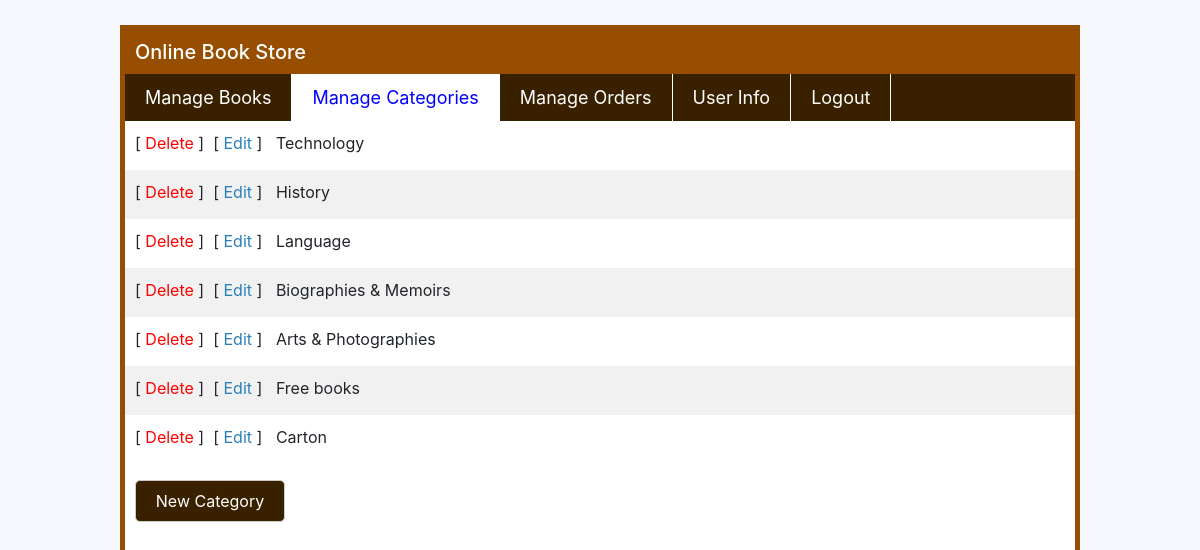
The app's page /admin/category_list.php with its own data.
### tables this page shows
CREATE TABLE `categories` (
  `category_id` int(11) NOT NULL,
  `name` varchar(30) NOT NULL,
  `remark` varchar(50) NOT NULL,
  `created_date` date NOT NULL,
  `modified_date` date NOT NULL
);

### admin/category_list.php (the view, shortened to what this page needs)
<?php
require_once("config/config.php");
$sql = "SELECT * FROM categories";
$categories = mysqli_query($conn, $sql);
?>
<?php require_once("header.php"); ?>
<ul class="list">
	<?php while($category = mysqli_fetch_assoc($categories)) { ?>
		<li title="<?php echo $category['remark'] ?>">
			[ <a href="category_del.php?id=<?php echo $category['category_id'] ?>"
					class="delete" onClick="return confirm('Are you sure want to delete it?')">Delete</a> ]&nbsp;
			[ <a href="category_edit.php?id=<?php echo $category['category_id'] ?>">Edit</a> ]&nbsp;&nbsp;
			<?php echo $category['name']; ?>
		</li>
	<?php } ?>
</ul>
<a href="category_new.php" class="new_category">New Category</a>

### admin/css/style.css (style rules this page uses)
body { width: 80%; min-width: 900px; background: #fff; border: 5px solid #984e00; margin: 25px auto; }
ul.list { list-style-type: none; margin-top: 0px; padding: 0; }
ul.list li { overflow: hidden; padding: 10px; padding-bottom: 15px; height: auto; }
ul.list li:nth-child(even),ul.nav li:nth-child(even) { background: #f1f1f1; }
a.new_category,.new_book { display: block; padding: 8px 0; text-align: center; width: 150px; margin: 10px; color: #fff; background: #392100; border: 1px solid #ccc; text-decoration: none; border-radius: 5px; margin-top: 15px; }
ul.list a { color: #2980B9; }
ul.list a.delete { color: red; }

### records on screen
categories: name "Technology"
categories: name "History"
categories: name "Language"
categories: name "Biographies & Memoirs"
categories: name "Arts & Photographies"
categories: name "Free books"
categories: name "Carton"
